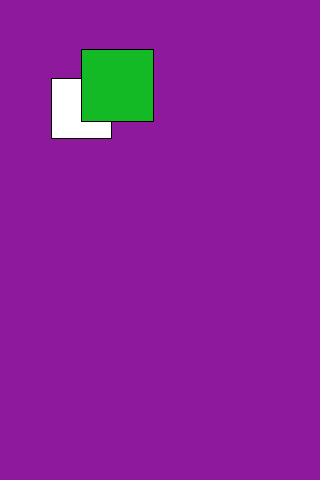
Frame 1 (no input)
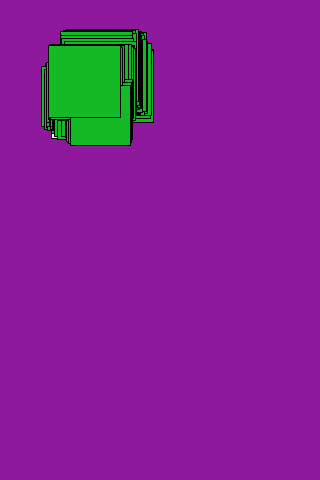
Frame 60 (the mouse pressed at the canvas centre just before this capture)
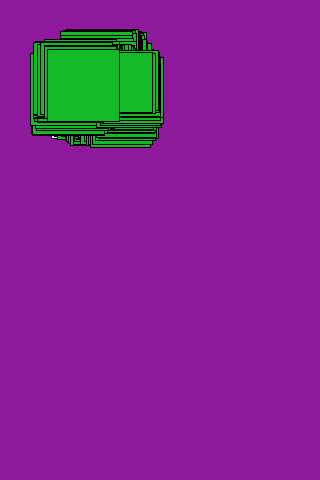
Frame 120 (the mouse held since frame 60 and released just before this capture)

The Processing sketch that drew these frames (run headless with seeded random() and noise(); from frame 60 on, the mouse is pressed at the canvas centre):

// Processing sketch: processing_94489
// ── processing_94489.pde

Obstacle one; // first Obstacle
Obstacle two; //second Obstacle
void setup() {
  size (320,480);
  smooth();
 background(142,25,156);
one = new Obstacle (50,80, 60); // first Obstacle size
two = new Obstacle (78,52, 72); // second Obstacle size
}
void draw(){
 one.move();
 one.display();
  two.move();
  two.display();
}
 
class Obstacle {
  float x;
  float y;
  int diameter;
  float speed = 4;
  Obstacle(float tempX, float tempY, int tempDiameter) {
x = tempX;
y = tempY;
diameter = tempDiameter;
}
void move() {
x += random(-speed,+speed);
y += random(-speed,speed);
}
void display() {
rect(x,y,diameter,diameter);
fill(20,186,37);
}
}
